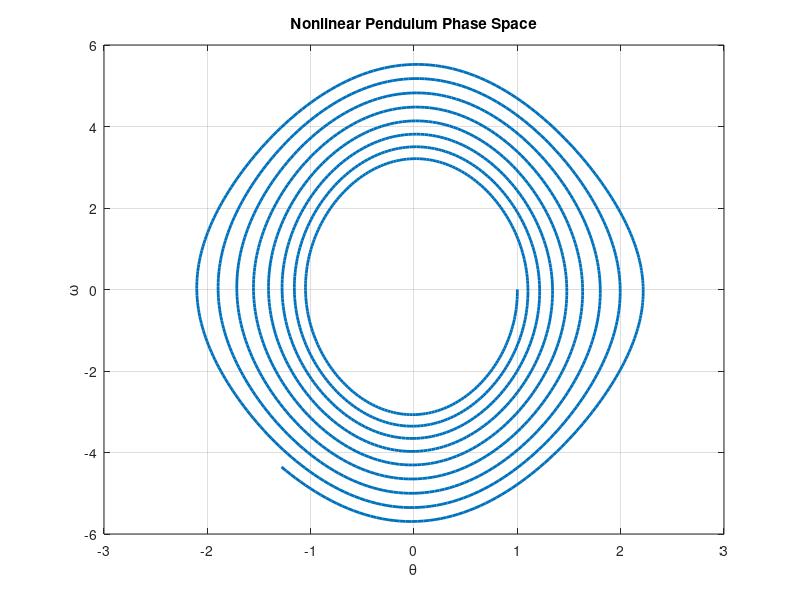
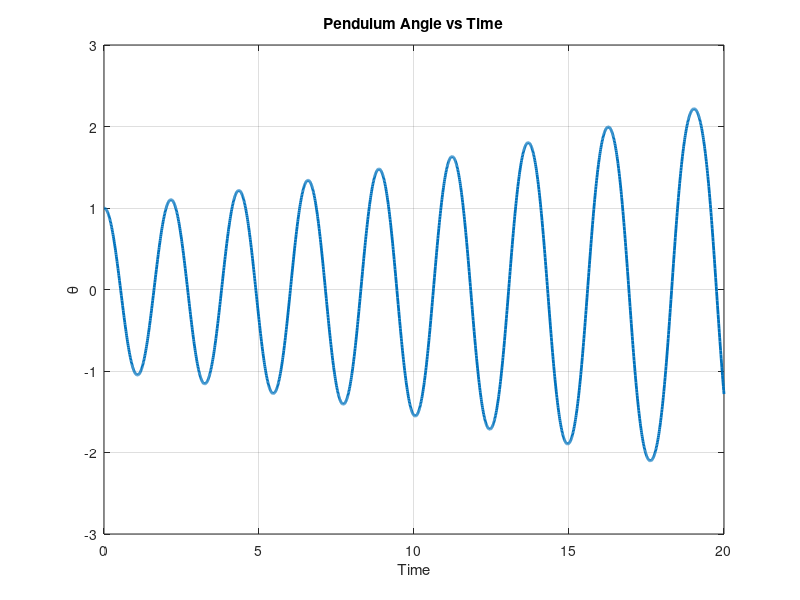
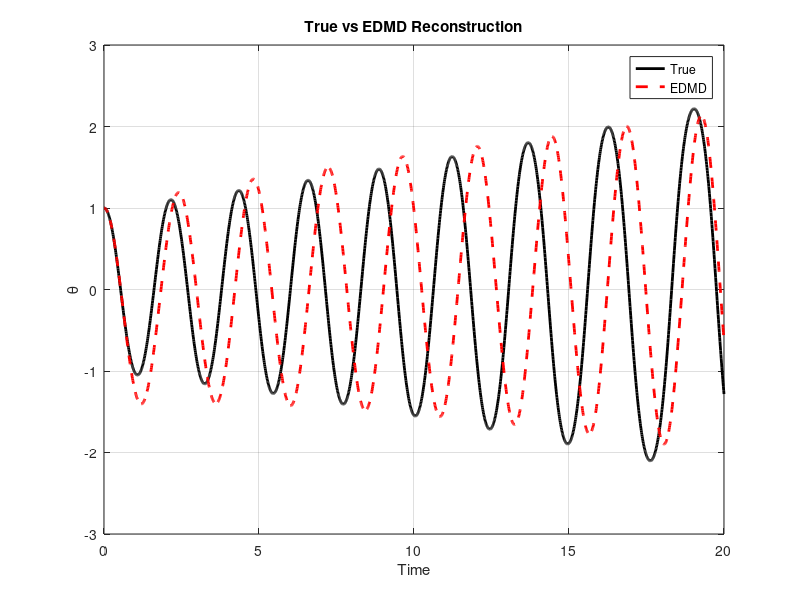
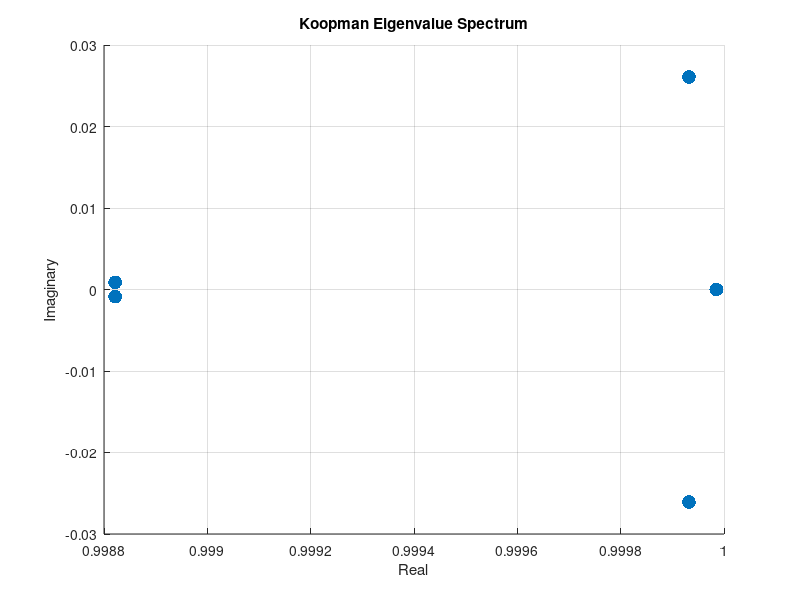

These figures' MATLAB source, in order:
clear
clc
close all

%% PARAMETERS

g = 9.81;
L = 1;

dt = 0.01;
T = 20;

t = 0:dt:T;

%% INITIAL STATE

x = zeros(2,length(t));
x(:,1) = [1;0];

%% SIMULATE NONLINEAR SYSTEM

for k = 1:length(t)-1
    
    theta = x(1,k);
    omega = x(2,k);
    
    dtheta = omega;
    domega = -(g/L)*sin(theta);
    
    x(:,k+1) = x(:,k) + dt*[dtheta; domega];
    
end

theta = x(1,:);
omega = x(2,:);

%% PHASE SPACE

figure
plot(theta,omega,'LineWidth',2)
xlabel('\theta')
ylabel('\omega')
title('Nonlinear Pendulum Phase Space')
grid on

%% TIME SERIES

figure
plot(t,theta,'LineWidth',2)
xlabel('Time')
ylabel('\theta')
title('Pendulum Angle vs Time')
grid on

%% ------------------------------
%% EXTENDED DYNAMIC MODE DECOMPOSITION
%% ------------------------------

% observables (lifting)

psi = [theta;
       omega;
       sin(theta);
       cos(theta);
       theta.^2];

X = psi(:,1:end-1);
Y = psi(:,2:end);

% SVD

[U,S,V] = svd(X,'econ');

r = 5;

Ur = U(:,1:r);
Sr = S(1:r,1:r);
Vr = V(:,1:r);

% Koopman approximation

K = Ur' * Y * Vr / Sr;

% eigen decomposition

[W,D] = eig(K);

lambda = diag(D);

disp("Koopman Eigenvalues (EDMD)")
disp(lambda)

% Koopman modes

Phi = Y * Vr / Sr * W;

%% ------------------------------
%% RECONSTRUCTION USING EDMD
%% ------------------------------

b = Phi \ psi(:,1);

time_dynamics = zeros(r,length(t));

for i = 1:length(t)
    
    time_dynamics(:,i) = (lambda.^(i-1)).*b;
    
end

psi_dmd = Phi * time_dynamics;

theta_dmd = real(psi_dmd(1,:));

%% TRUE VS EDMD

figure

plot(t,theta,'k','LineWidth',2)
hold on
plot(t,theta_dmd,'r--','LineWidth',2)

legend('True','EDMD')

xlabel('Time')
ylabel('\theta')

title('True vs EDMD Reconstruction')

grid on

%% ------------------------------
%% KOOPMAN EIGENVALUE SPECTRUM
%% ------------------------------

figure

scatter(real(lambda),imag(lambda),100,'filled')

xlabel('Real')
ylabel('Imaginary')

title('Koopman Eigenvalue Spectrum')

grid on

%% ------------------------------
%% KOOPMAN EIGENFUNCTION VISUALIZATION
%% ------------------------------

theta_grid = linspace(-3,3,100);
omega_grid = linspace(-3,3,100);

[TH,OM] = meshgrid(theta_grid,omega_grid);

eigfun = sin(TH).*OM;

figure

surf(TH,OM,eigfun)

xlabel('\theta')
ylabel('\omega')
zlabel('Eigenfunction')

title('Example Koopman Eigenfunction')

shading interp
colormap jet
colorbar

%% ------------------------------
%% PENDULUM ANIMATION
%% ------------------------------

figure

for k = 1:10:length(t)
    
    th = theta(k);
    
    x_p = L*sin(th);
    y_p = -L*cos(th);
    
    plot([0 x_p],[0 y_p],'LineWidth',3)
    hold on
    plot(x_p,y_p,'ro','MarkerSize',10,'MarkerFaceColor','r')
    
    axis equal
    axis([-1.5 1.5 -1.5 0.5])
    
    title('Pendulum Animation')
    
    drawnow
    hold off
    
end
